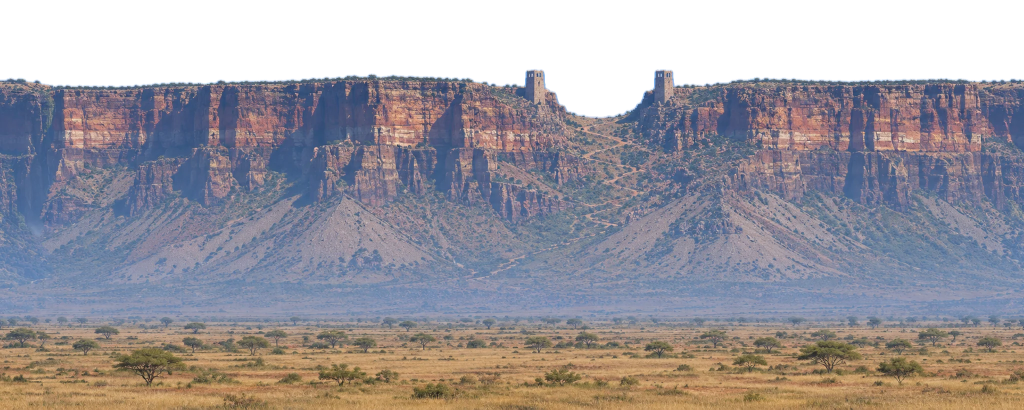
#> input picture models/horizon/D01.webp, 2048 x 819 px, given in place of I09.webp, which was not available (shown at 1/2 size)
$ python horizon_strip.py
#> lines starting #> are read from the running program, lines starting #| are printed output that depends on the picture
"""The painted mountains round the edge of the world, as one picture for the sky: his twelve horizon layers
(models/horizon/, made by tools/horizon.py: south I01-I03, east I04-I06, north I07-I09, west I10-I12; near, middle,
far) laid round the compass, each side a quarter turn with a short blend at the corners, the far layer behind the
middle behind the near, each further one hazier (toward a day's haze; the game dims it with the light) and lower.
x: the compass, 0 at north, clockwise (east a quarter of the way); y: from 2.5 degrees below level (bottom) to 9.5
above (top). Writes models/horizon/strip.webp (4096 x 512, see-through sky).  usage: python3 tools/horizon_strip.py"""
import numpy as np
from PIL import Image
W, H, EL0, EL1 = 4096, 512, -2.5, 9.5
SIDES = {0: ['I09', 'I08', 'I07'], 90: ['I06', 'I05', 'I04'], 180: ['I03', 'I02', 'I01'], 270: ['I12', 'I11', 'I10']}  # far, middle, near
COPIES = [4, 3, 3]        # each side's quarter turn holds this many copies of the layer's picture (the nearer, the wider each)
SCALE = [.9, .72, .52]     # each layer's height: the share of its picture's own shape (1 = not squashed)
HAZE = [.55, .32, .12]; HAZEC = np.array([.74, .80, .88])
BASE = [-1.2, -1.8, -2.5]  # where each layer's bottom sits (degrees)
L = {k: np.asarray(Image.open(f'models/horizon/{k}.webp').convert('RGBA'), np.float64) / 255 for s in SIDES.values() for k in s}
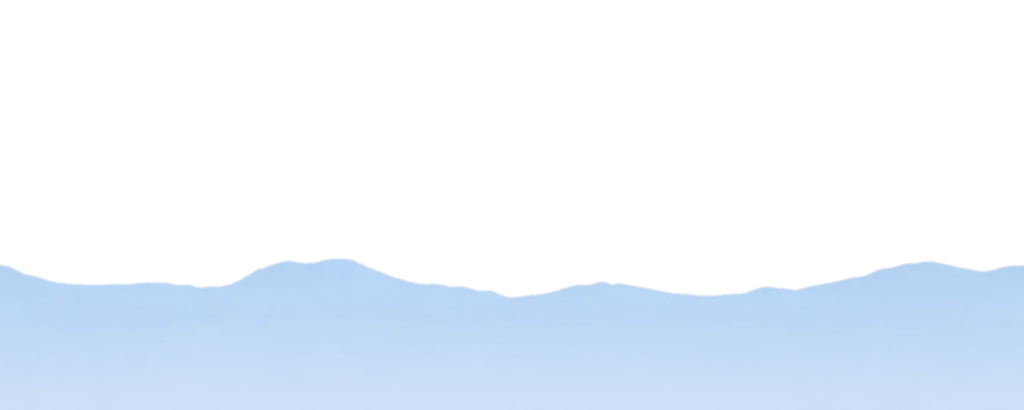
#> input picture models/horizon/I03.webp, 2048 x 819 px, given in place of I08.webp, which was not available (shown at 1/2 size)
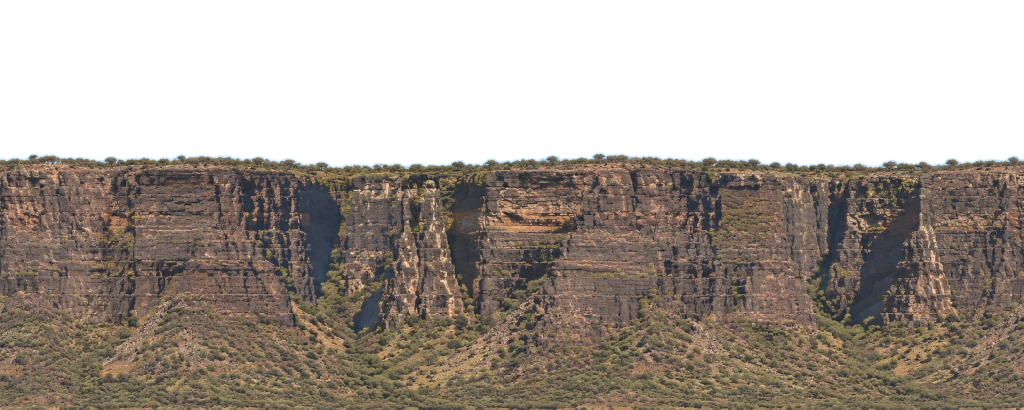
#> input picture models/horizon/I07.webp, 2048 x 819 px, found by its file name (shown at 1/2 size)
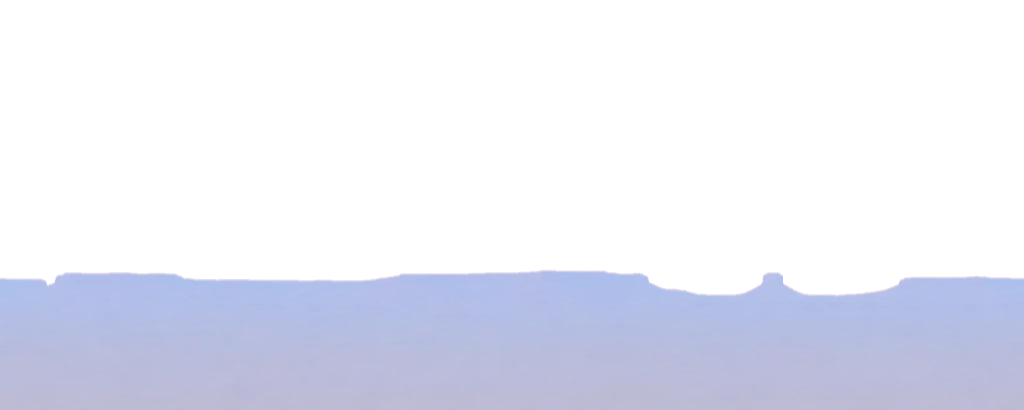
#> input picture models/horizon/I06.webp, 2048 x 819 px, found by its file name (shown at 1/2 size)
#> (the run stopped early here; a loop or call above may not have finished)
